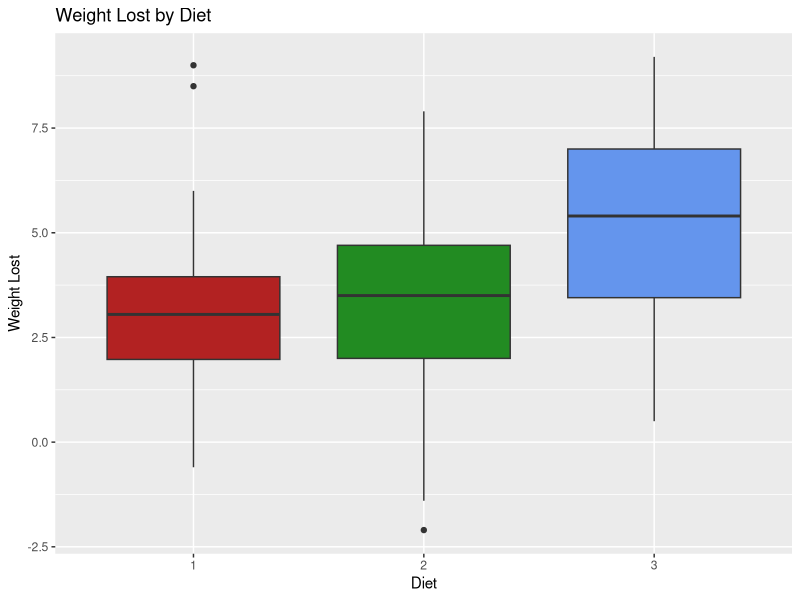
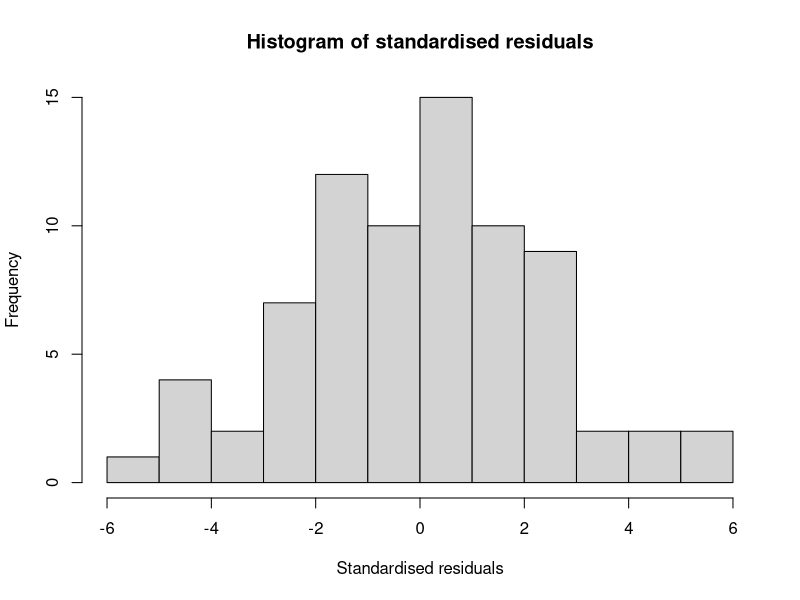

Reproduce these figures in R, in order.
## ---- chunk 1
knitr::opts_chunk$set(warning = FALSE, message = FALSE)
## ---- chunk 2
library(dplyr)    # for data wrangling 
library(magrittr) # for pipes 
library(readr)    # for reading data 
library(ggplot2)  # for plotting 
## ---- chunk 3
diet_dat <- read.csv("diet.csv")
## ---- chunk 4
diet_dat %<>% 
  mutate(diet = as.factor(diet)) 

## ---- chunk 5
attach(diet_dat) 
means <- tapply(weight.loss, diet, mean, na.rm = TRUE) 
sds <- tapply(weight.loss, diet, sd, na.rm = TRUE) 

# combine into one table and give rownames
results_1 <- cbind(means, sds) 
rownames(results_1) <- paste("Diet", 1:3, sep=' ') 

# round all the summary statistics to two decimal places
round(results_1, 2)

detach(diet_dat)

## ---- chunk 6
results_2 <- diet_dat %>% 
  group_by(diet) %>% 
  summarise(mean = mean(weight.loss, na.rm = TRUE) %>% round(digits = 2), 
            sd   = sd(weight.loss, na.rm = TRUE) %>% round(digits = 2)) 

results_2

## ---- chunk 7
p1 <- ggplot(data = diet_dat, aes(x = diet, y = weight.loss)) 
p1 + geom_boxplot(fill = c("firebrick", "forestgreen", "cornflowerblue")) +
  labs(title = "Weight Lost by Diet", x = "Diet", y = "Weight Lost")

# Alternative Approach: 
# boxplot(weight.loss ~ diet, 
#         data = diet_dat, 
#         main = 'Weight Lost by Diet', 
#         xlab = 'Diet', ylab = 'Weight Lost') 

## ---- chunk 8
anovaD <- aov(weight.loss ~ diet, data = diet_dat)
summary(anovaD)
## ---- chunk 9
TukeyHSD(anovaD)
## ---- chunk 10
res <- anovaD$residuals
## ---- chunk 11
hist(res, main = "Histogram of standardised residuals", xlab = "Standardised residuals")
## ---- chunk 12
library(car)
leveneTest(weight.loss ~ diet, data = diet_dat)
